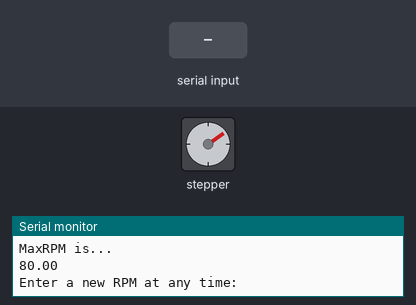
This sketch was run on a simulated Arduino Uno, built with avr-gcc and run on an emulated ATmega328P. Shown: stepper motor, the last lines printed to the serial monitor. Wiring (inferred from the names in the program): stepper motor driver (200 steps per turn assumed): step pin 8; direction pin 9; enable pin 10. The test bench sets the inputs (shaded band).

Above: at 2.2 s.
2.3 s: "90,45\n" received over Serial
At 3.01 s:
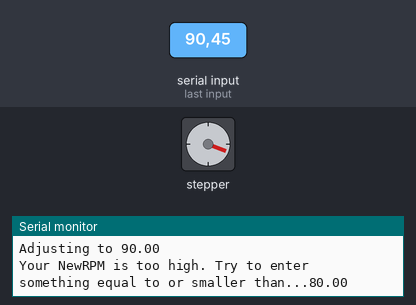
5.3 s: "30,150\n" received over Serial
At 5.59 s:
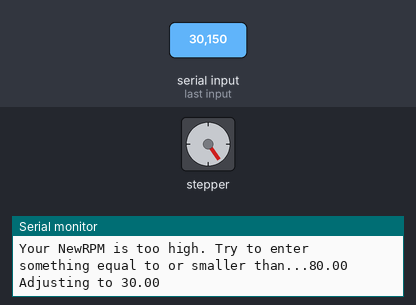
Timing chart, 0 to 17.3 s (numbered marks = the images above; inputs shaded):
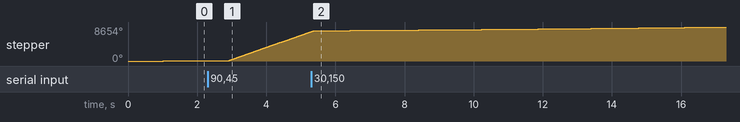

The sketch:

BipolarStepperMotorCodeWithNoLibrary_Incomplete.ino
```cpp
#include <string>

#define enablePin 10
#define dirPin 9
#define pulsePin 8

int NumOfSteps = 4000;
float DELay = 1;
int DIR = 0;
float NewRPM = 0;
float CurrentRPM = 1;
int MinDelay = 3100;
float MaxRPM = 80;
float Increment = 0.1;
String demmand;


void setup() {
  Serial.begin(9600);

  pinMode(enablePin, OUTPUT);
  pinMode(dirPin, OUTPUT);
  pinMode(pulsePin, OUTPUT);

  digitalWrite(enablePin, LOW);
  digitalWrite(dirPin, LOW);
  digitalWrite(pulsePin, LOW);

  if (MaxRPM > 0)
  {
    Serial.println("MaxRPM is...");
    Serial.println(MaxRPM);
  }
  else
  {
    MaxRPM = 60000 / (MinDelay * NumOfSteps);
    Serial.println("MaxRPM is...");
    Serial.println(MaxRPM);
  }
  delay(1000);
  Serial.println("Enter a new RPM at any time: ");
}

void loop() {

  if (Serial.available())
  {
    demmand = Serial.readStringUntil('\n');
    demmand.trim();
    NewRPM = demmand.toFloat();
    Serial.print("Adjusting to ");
    Serial.println(NewRPM);
  }

  if (NewRPM > MaxRPM)
  {
    NewRPM = CurrentRPM;
    Serial.print("Your NewRPM is too high. Try to enter something equal to or smaller than...");
    Serial.println(MaxRPM);
  }

  DELay = 60000000 / (CurrentRPM * NumOfSteps);

  if (NewRPM > CurrentRPM)
  {
    CurrentRPM = CurrentRPM + Increment;
    if (NewRPM < CurrentRPM)
    {
      CurrentRPM = NewRPM;
    }
  }
  else if (NewRPM < CurrentRPM)
  {
    CurrentRPM = CurrentRPM - Increment;
    if (NewRPM > CurrentRPM)
    {
      CurrentRPM = NewRPM;
    }
  }
  else
  {
    NewRPM = CurrentRPM;
  }

  if (NewRPM <= 0)
  {
    NewRPM = CurrentRPM;
  }
//

  if (DIR = 0)
  {
    digitalWrite(dirPin, LOW);
    for (int i = 0; i < NumOfSteps/40; i++)
    {
      digitalWrite(pulsePin, HIGH);
      delayMicroseconds(DELay);
      digitalWrite(pulsePin, LOW);
      delayMicroseconds(DELay);
    }
  }
  else if(DIR = 1)
  {
    digitalWrite(dirPin, HIGH);
    for (int i = 0; i < NumOfSteps/64; i++)
    {
      digitalWrite(pulsePin, LOW);
      delayMicroseconds(DELay);
      digitalWrite(pulsePin, HIGH);
      delayMicroseconds(DELay);
    }
  }
  else
  {
    digitalWrite(enablePin, LOW);
    digitalWrite(dirPin, LOW);
    digitalWrite(pulsePin, LOW);
  }
}
```
